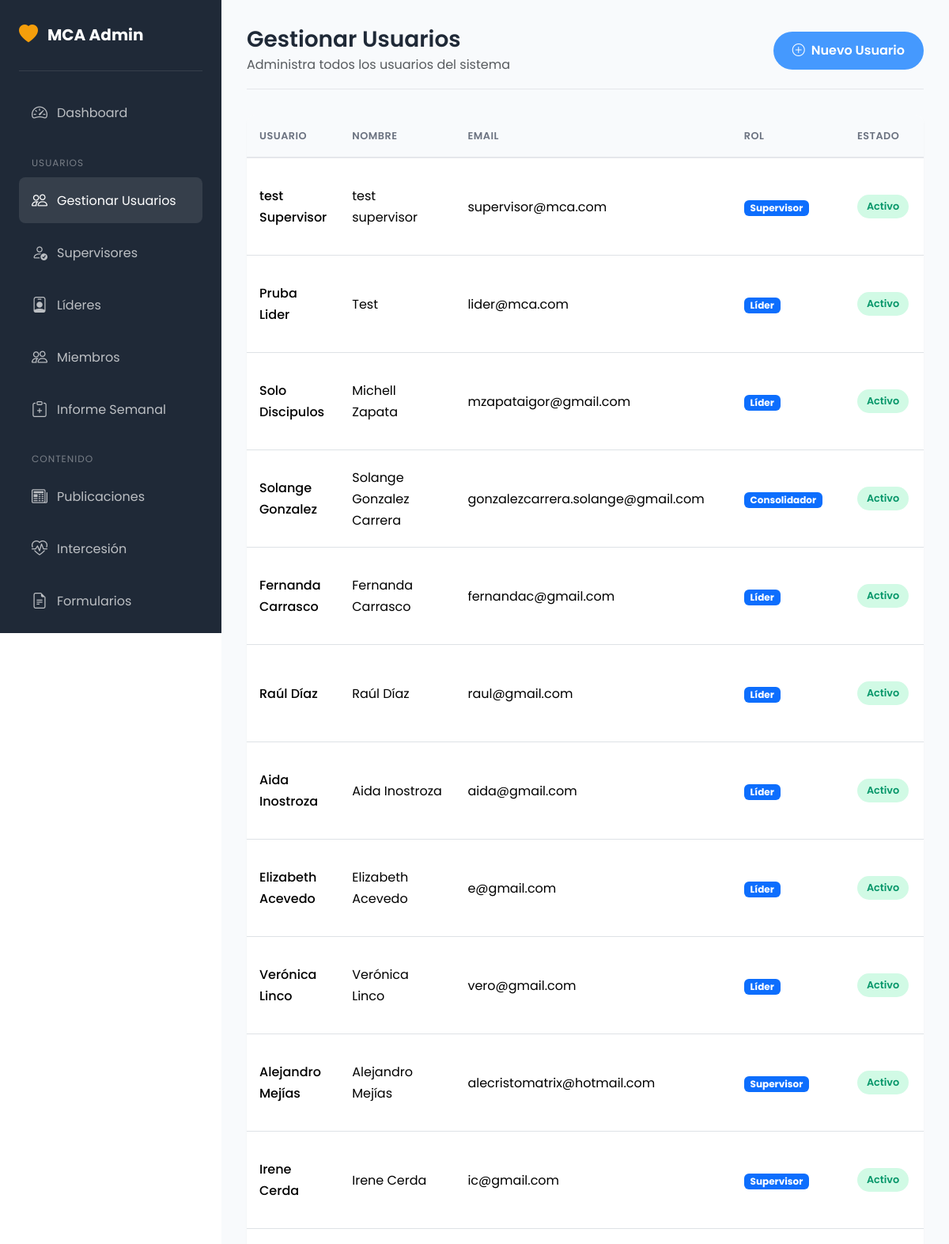
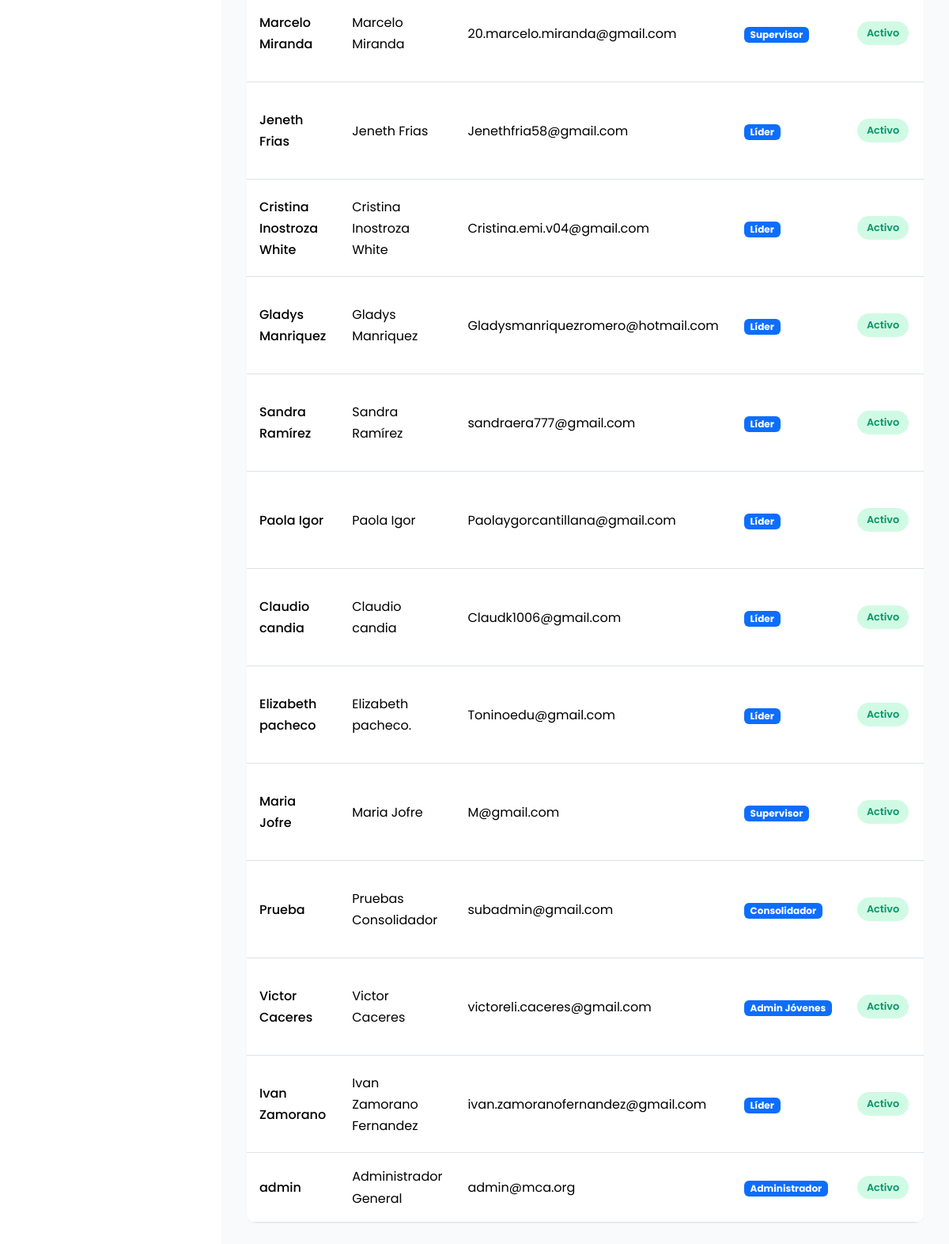
The app's page /MCA/admin/usuarios.php (signed in) with its own data (2 pictures, top to bottom).
### tables this page shows
CREATE TABLE `users` (
  `id` int(11) NOT NULL,
  `username` varchar(50) NOT NULL,
  `email` varchar(100) NOT NULL,
  `password` varchar(255) NOT NULL,
  `full_name` varchar(100) NOT NULL,
  `phone` varchar(20) DEFAULT NULL,
  `role` enum('admin','supervisor','lider','consolidador','admin_jovenes','admin_mujeres','admin_varones','admin_juveniles','admin_niños','admin_intercesion','user') NOT NULL DEFAULT 'user',
  `is_active` tinyint(1) NOT NULL DEFAULT 1,
  `created_at` timestamp NOT NULL DEFAULT current_timestamp(),
  `updated_at` timestamp NOT NULL DEFAULT current_timestamp() ON UPDATE current_timestamp()
);

### MCA/includes/functions.php (called while the page is built, shortened)
<?php
function getCurrentUser() {
    if (isset($_SESSION['user_id'])) {
        try {
            $pdo = getConnection();
            $stmt = $pdo->prepare("SELECT * FROM users WHERE id = ? AND is_active = 1");
            $stmt->execute([$_SESSION['user_id']]);
            return $stmt->fetch();
        } catch (Exception $e) {
            return null;
        }
    }
    return null;
}
function hasRole($roles) {
    $user = getCurrentUser();
    return in_array($user['role'], $roles);
}
function requireRole($roles) {
    if (!hasRole($roles)) {
        header('Location: ' . BASE_URL . '/login.php?error=access_denied');
        exit;
    }
}
function sanitize($input) {
    if ($input === null) return '';
    return htmlspecialchars(trim($input), ENT_QUOTES, 'UTF-8');
}
function getRoleName($role) {
    $roles = [
        'admin' => 'Administrador',
        'supervisor' => 'Supervisor',
        'lider' => 'Líder',
        'user' => 'Usuario',
        'admin_jovenes' => 'Admin Jóvenes',
        'admin_mujeres' => 'Admin Mujeres',
        'admin_varones' => 'Admin Varones',
        'admin_juveniles' => 'Admin Juveniles',
        'admin_niños' => 'Admin Niños',
        'admin_intercesion' => 'Admin Intercesión',
        'sub_administrador' => 'Consolidador'
    ];
    return $roles[$role] ?? ucfirst($role);
}

### MCA/admin/usuarios.php (the view, shortened to what this page needs)
<?php
require_once __DIR__ . '/../includes/functions.php';
requireRole(['admin']);
$pdo = getConnection();
$users = $pdo->query("SELECT * FROM users ORDER BY created_at DESC")->fetchAll();
$pageTitle = 'Gestionar Usuarios';
?>
<!DOCTYPE html>
<html lang="es">
<head>
    <link href="https://cdn.jsdelivr.net/npm/bootstrap@5.3.2/dist/css/bootstrap.min.css" rel="stylesheet">
    <link href="https://cdn.jsdelivr.net/npm/bootstrap-icons@1.11.1/font/bootstrap-icons.css" rel="stylesheet">
    <link href="<?= BASE_URL ?>/public/css/style.css" rel="stylesheet">
</head>
<body>
    <?php include __DIR__ . '/sidebar.php'; ?>
    <div class="admin-content">
        <div class="admin-header">
            <div>
                <h1><?= $pageTitle ?></h1>
                <p class="text-muted mb-0">Administra todos los usuarios del sistema</p>
            </div>
            <button class="btn btn-primary" data-bs-toggle="modal" data-bs-target="#createUserModal">
                <i class="bi bi-plus-circle me-2"></i>Nuevo Usuario
            </button>
        </div>
        <div class="data-table">
            <table class="table">
                <thead>
                    <tr>
                        <th>Usuario</th>
                        <th>Nombre</th>
                        <th>Email</th>
                        <th>Rol</th>
                        <th>Estado</th>
                        <th>Acciones</th>
                    </tr>
                </thead>
                <tbody>
                    <?php foreach ($users as $u): ?>
                    <tr>
                        <td class="fw-medium"><?= sanitize($u['username']) ?></td>
                        <td><?= sanitize($u['full_name']) ?></td>
                        <td><?= sanitize($u['email']) ?></td>
                        <td><span class="badge bg-primary"><?= getRoleName($u['role']) ?></span></td>
                        <td>
                            <span class="status-badge <?= $u['is_active'] ? 'active' : 'inactive' ?>">
                                <?= $u['is_active'] ? 'Activo' : 'Inactivo' ?>
                            </span>
                        </td>
                        <td>
                        </td>
                    </tr>
                    <?php endforeach; ?>
                </tbody>
            </table>
        </div>
    </div>
</body>
</html>

### MCA/public/css/style.css (style rules this page uses)
:root { --primary-color: #4599FE; --primary-dark: #2f7CE6; --primary-light: #74B9FF; --secondary-color: #f59e0b; --secondary-dark: #d97706; --accent-color: #10b981; --dark-color: #1f2937; --light-color: #f3f4f6; --gradient-primary: linear-gradient(135deg, #4599FE 0%, #6FB8FF 50%, #8BD0FF 100%); --gradient-secondary: linear-gradient(135deg, #f59e0b 0%, #ef4444 100%); --gradient-accent: linear-gradient(135deg, #10b981 0%, #06b6d4 100%); --gradient-dark: linear-gradient(135deg, #1f2937 0%, #374151 100%); --font-primary: 'Poppins', sans-serif; --font-display: 'Playfair Display', serif; --shadow-sm: 0 1px 2px rgba(0,0,0,0.05); --shadow-md: 0 4px 6px -1px rgba(0,0,0,0.1), 0 2px 4px -1px rgba(0,0,0,0.06); --shadow-lg: 0 10px 15px -3px rgba(0,0,0,0.1), 0 4px 6px -2px rgba(0,0,0,0.05); --shadow-xl: 0 20px 25px -5px rgba(0,0,0,0.1), 0 10px 10px -5px rgba(0,0,0,0.04); --border-radius: 12px; --transition: all 0.3s ease; }
* { margin: 0; padding: 0; box-sizing: border-box; }
body { font-family: var(--font-primary); font-size: 16px; line-height: 1.7; color: var(--dark-color); background-color: #ffffff; overflow-x: hidden; }
html { overflow-x: hidden; }
h1, h2, h3, h4, h5, h6 { font-family: var(--font-primary); font-weight: 600; line-height: 1.3; margin-bottom: 1rem; }
.btn { font-weight: 600; padding: 0.75rem 1.5rem; border-radius: 50px; transition: var(--transition); border: none; }
.btn-primary { background: var(--primary-color); color: white; }
.admin-content { margin-left: 280px; padding: 2rem; min-height: 100vh; background: #f8fafc; }
.admin-header { display: flex; justify-content: space-between; align-items: center; margin-bottom: 2rem; padding-bottom: 1rem; border-bottom: 1px solid #e5e7eb; }
.admin-header h1 { font-size: 1.75rem; margin-bottom: 0; }
.data-table { background: white; border-radius: var(--border-radius); box-shadow: var(--shadow-sm); overflow: hidden; }
.data-table .table { margin-bottom: 0; }
.data-table .table th { background: #f8fafc; font-weight: 600; text-transform: uppercase; font-size: 0.8rem; letter-spacing: 0.5px; color: #6b7280; border-bottom: 2px solid #e5e7eb; padding: 1rem; }
.data-table .table td { padding: 1rem; vertical-align: middle; }
.status-badge { display: inline-block; padding: 0.25rem 0.75rem; border-radius: 50px; font-size: 0.8rem; font-weight: 600; }
.status-badge.active { background: #d1fae5; color: #059669; }

### records on screen
users: username "test Supervisor", full_name "test supervisor", email "supervisor@mca.com", role "Supervisor", is_active "Activo"
users: username "Pruba Lider", full_name "Test", email "lider@mca.com", role "Líder", is_active "Activo"
users: username "Solo Discipulos", full_name "Michell Zapata", email "mzapataigor@gmail.com", role "Líder", is_active "Activo"
users: username "Solange Gonzalez", full_name "Solange Gonzalez Carrera", email "gonzalezcarrera.solange@gmail.com", role "Consolidador", is_active "Activo"
users: username "Fernanda Carrasco", full_name "Fernanda Carrasco", email "fernandac@gmail.com", role "Líder", is_active "Activo"
users: username "Raúl Díaz", full_name "Raúl Díaz", email "raul@gmail.com", role "Líder", is_active "Activo"
users: username "Aida Inostroza", full_name "Aida Inostroza", email "aida@gmail.com", role "Líder", is_active "Activo"
users: username "Elizabeth Acevedo", full_name "Elizabeth Acevedo", email "e@gmail.com", role "Líder", is_active "Activo"
users: username "Verónica Linco", full_name "Verónica Linco", email "vero@gmail.com", role "Líder", is_active "Activo"
users: username "Alejandro Mejías", full_name "Alejandro Mejías", email "alecristomatrix@hotmail.com", role "Supervisor", is_active "Activo"
users: username "Irene Cerda", full_name "Irene Cerda", email "ic@gmail.com", role "Supervisor", is_active "Activo"
users: username "Marcelo Miranda", full_name "Marcelo Miranda", email "20.marcelo.miranda@gmail.com", role "Supervisor", is_active "Activo"
users: username "Jeneth Frias", full_name "Jeneth Frias", email "Jenethfria58@gmail.com", role "Líder", is_active "Activo"
users: username "Cristina Inostroza White", full_name "Cristina Inostroza White", email "Cristina.emi.v04@gmail.com", role "Líder", is_active "Activo"
users: username "Gladys Manriquez", full_name "Gladys Manriquez", email "Gladysmanriquezromero@hotmail.com", role "Líder", is_active "Activo"
users: username "Sandra Ramírez", full_name "Sandra Ramírez", email "sandraera777@gmail.com", role "Líder", is_active "Activo"
users: username "Paola Igor", full_name "Paola Igor", email "Paolaygorcantillana@gmail.com", role "Líder", is_active "Activo"
users: username "Claudio candia", full_name "Claudio candia", email "Claudk1006@gmail.com", role "Líder", is_active "Activo"
users: username "Elizabeth pacheco", full_name "Elizabeth pacheco.", email "Toninoedu@gmail.com", role "Líder", is_active "Activo"
users: username "Maria Jofre", full_name "Maria Jofre", email "M@gmail.com", role "Supervisor", is_active "Activo"
users: username "Prueba", full_name "Pruebas Consolidador", email "subadmin@gmail.com", role "Consolidador", is_active "Activo"
users: username "Victor Caceres", full_name "Victor Caceres", email "victoreli.caceres@gmail.com", role "Admin Jóvenes", is_active "Activo"
users: username "Ivan Zamorano", full_name "Ivan Zamorano Fernandez", email "ivan.zamoranofernandez@gmail.com", role "Líder", is_active "Activo"
users: username "admin", full_name "Administrador General", email "admin@mca.org", role "Administrador", is_active "Activo"

### other values on screen
$pageTitle "Gestionar Usuarios"
